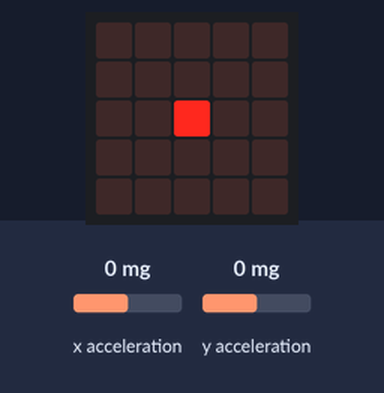
Bench run of a program on a simulated BBC micro:bit (MakeCode). Parts: the board's 5×5 LED display. The inputs (shaded band) are chosen by the test bench; at power-on: x acceleration 0 mg, y acceleration 0 mg.

Above: at 1.2 s.
1.3 s: x acceleration set to -185 mg
2.8 s: x acceleration set to -217 mg
At 2.9 s:
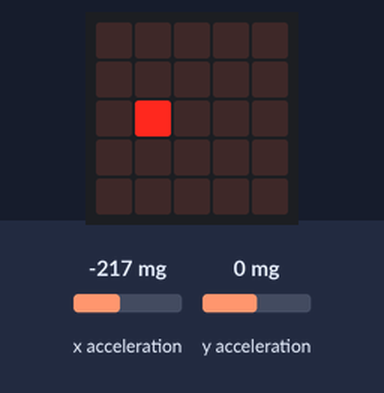
At 3.7 s:
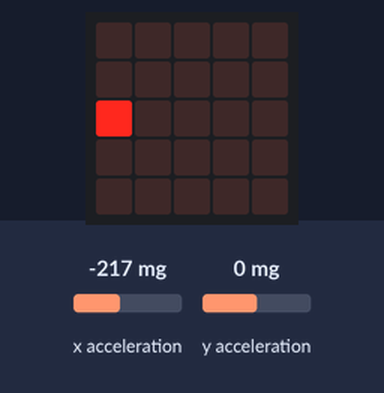
4.5 s: y acceleration set to -182 mg
6.0 s: y acceleration set to -221 mg
At 7.3 s:
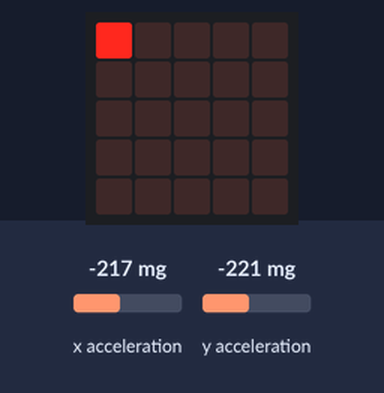
7.7 s: x acceleration set to 181 mg
9.2 s: x acceleration set to 216 mg
At 10.1 s:
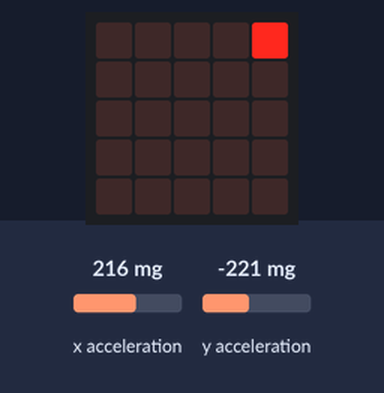
Timing chart, 0 to 12.2 s (numbered marks = the images above; inputs shaded):
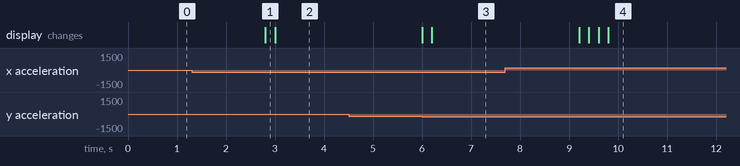

The program:

main.ts
```typescript
let x = 2;
let y = 2;

loops.everyInterval(200, function () {
    led.unplot(x, y);

    if (200 < input.acceleration(Dimension.X) && x < 4) {
        x += 1;
    }
    if (-200 > input.acceleration(Dimension.X) && x > 0) {
        x += -1;
    }
    if (200 < input.acceleration(Dimension.Y) && y < 4) {
        y += 1;
    }
    if (-200 > input.acceleration(Dimension.Y) && y > 0) {
        y += -1;
    }

    led.plot(x, y);
});
```

test.ts
```typescript
// テストはここに来ます。このパッケージが拡張機能として使用されるときにはコンパイルされません。
```

Measured:
- the behaviour switches between -200 and -201 mg on x acceleration (found by bisection; images 0 and 1)
- the behaviour switches between -200 and -201 mg on y acceleration (found by bisection; images 2 and 3)
- the behaviour switches between 200 and 201 mg on x acceleration (found by bisection; images 3 and 4)
- after the input at 1.3 s, every drawn part: stays the same
- after the input at 2.8 s, the display: changes at once (image 1)
- after the input at 4.5 s, every drawn part: stays the same
- after the input at 6.0 s, the display: first changes at once (image 3 shows a later state)
- after the input at 7.7 s, every drawn part: stays the same
- after the input at 9.2 s, the display: first changes at once (image 4 shows a later state)
